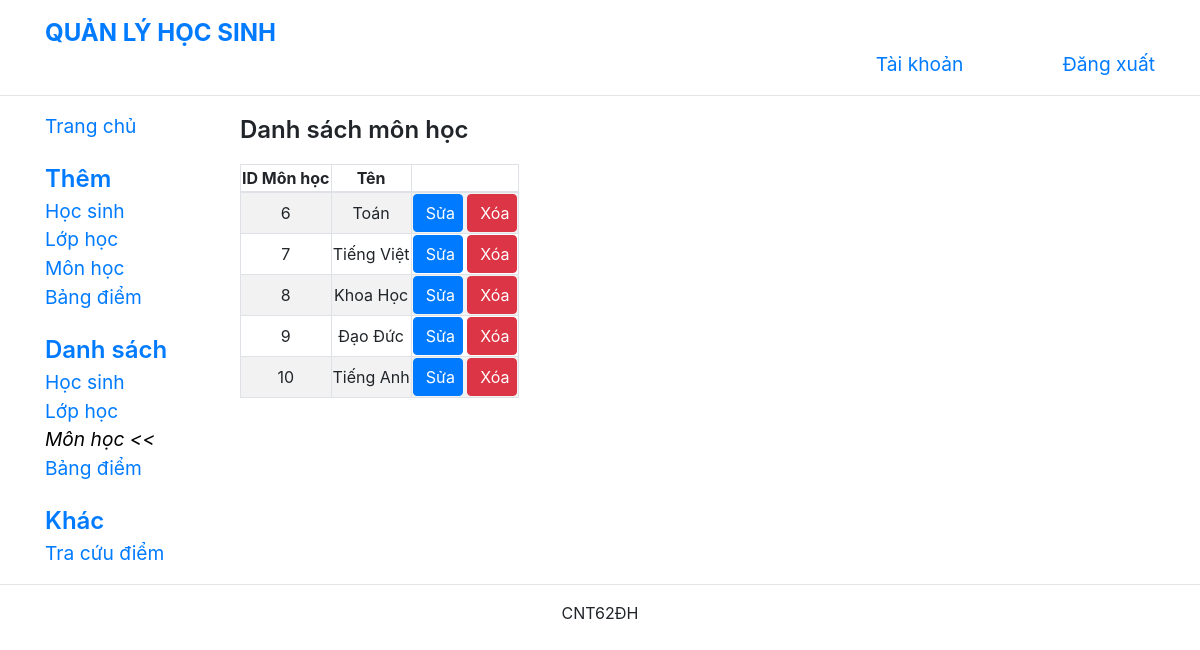
The app's page /listSubjects.php with its own data.
### tables this page shows
CREATE TABLE `monhoc` (
  `id_monhoc` int(11) NOT NULL,
  `tenmonhoc` varchar(50) NOT NULL
);

### listSubjects.php (the view, shortened to what this page needs)
<?php
include "connect.php";
$sql = "SELECT * FROM monhoc";
$stmt = $conn->prepare($sql);
$query=$stmt->execute();
?>
<!DOCTYPE html>
<html>
<head>
    <link rel="stylesheet" href="https://maxcdn.bootstrapcdn.com/bootstrap/4.0.0/css/bootstrap.min.css"
>
    <link href="https://cdn.jsdelivr.net/npm/select2@4.1.0-rc.0/dist/css/select2.min.css" rel="stylesheet" />
    <link rel="stylesheet" type="text/css" href="https://cdn.datatables.net/v/dt/dt-1.10.25/datatables.min.css" />
    <link rel="stylesheet" href="common.css">
    <link rel="stylesheet" href="layout.css">
</head>
<body>
    <div class="container">
        <header class="row">
            <div id="brand" class="col-12 col-lg-7">
                <a href="./index.php" class="navbar-brand">
                    <span id="brand_name">QUẢN LÝ HỌC SINH</span>
                </a>
            </div>
            <div id="horizontal_menu" class="col-12 col-lg-5 row">
                <a href="#" class="col-7">Tài khoản</a>
                <a href="logout.php" class="col-5">Đăng xuất</a>
            </div>
        </header>
    </div>
    <hr>
    <div class="container">
        <div class="row">
            <nav class="col-lg-2 navbar-collapse collapse expand-lg" id="nav_bar">
                <a href="./index.php" class="nav_option">Trang chủ</a>
                <div class="nav_group">
                    <p class="nav_group_name">Thêm</p>
                    <a href="./createStudent.php" class="nav_option">Học sinh</a>
                    <a href="./createClass.php" class="nav_option">Lớp học</a>
                    <a href="./createSubject.php" class="nav_option">Môn học</a>
                    <a href="./createTranscript.php" class="nav_option">Bảng điểm</a>
                </div>
                <div class="nav_group">
                    <p class="nav_group_name">Danh sách</p>
                    <a href="./listStudents.php" class="nav_option">Học sinh</a>
                    <a href="./listClasses.php" class="nav_option">Lớp học</a>
                    <a href="./listSubjects.php" class="nav_option current_item">Môn học</a>
                    <a href="./listTranscripts.php" class="nav_option">Bảng điểm</a>
                </div>
                <div class="nav_group">
                    <p class="nav_group_name">Khác</p>
                    <a href="./searchTranscript.php" class="nav_option">Tra cứu điểm</a>
                </div>
            </nav>
            <div class="col-lg-10 content">
                <p class="page_title">Danh sách môn học</p>
                <div class="table-responsive">
                    <table class="data_table table-striped table-bordered">
                        <thead>
                            <th>ID Môn học</th>
                            <th>Tên</th>
                            <th></th>
                        </thead>
                        <tbody>
                            <?php
                            if($query){
                                while ($row = $stmt->fetch(PDO::FETCH_ASSOC)) {
                            ?>
                                <tr>
                                    <td><?php echo $row["id_monhoc"]?></td>
                                    <td><?php echo $row["tenmonhoc"]?></td>
                                    <span>
                                        <td>
                                            <a class="btn btn-primary" style="width:50px" href="editSubject.php?id_monhoc=<?php echo $row["id_monhoc"]?>">Sửa</a>
                                            <a class="btn btn-danger" style="width:50px" href="deleteSubject.php?id_monhoc=<?php echo $row["id_monhoc"]?>">Xóa</a>
                                        </td>
                                    </span>
                                </tr>
                                <?php
                                }
                            }
                            ?>
                        </tbody>
                    </table>
                </div>
            </div>
        </div>
    </div>
    <hr>
    <div class="container">
        <footer>
            <p>CNT62ĐH</p>
        </footer>
    </div>
</body>
</html>

### common.css (style rules this page uses)
.btn { width: 150px; }
.content { padding-left: 20px; }
.page_title { font-weight: 600; font-size: 1.5em; }
td, th { text-align: center; }
@media (min-width: 992px) { .expand-lg { display: block !important; } }

### layout.css (style rules this page uses)
header { margin-top: 10px; }
#brand a, #brand a:hover { color: #007bff; font-size: 1.5em; font-weight: bold; }
#horizontal_menu { text-align: right; padding-top: 40px; padding-right: 0; }
#horizontal_menu a, #horizontal_menu a:hover { text-decoration: none; font-size: 1.2em; vertical-align: bottom; padding-right: 0; }
.nav_group { margin-top: 20px; }
.nav_group_name { font-size: 1.5em; font-weight: 600; color: #007bff; margin: 0; }
.nav_option, .nav_option:hover { display: block; font-size: 1.2em; text-decoration: none; }
.current_item, .current_item:hover { color: black; font-style: italic; }
.current_item::after { content: " <<"; }
footer { text-align: center; }

### records on screen
monhoc: id_monhoc "6", tenmonhoc "Toán"
monhoc: id_monhoc "7", tenmonhoc "Tiếng Việt"
monhoc: id_monhoc "8", tenmonhoc "Khoa Học"
monhoc: id_monhoc "9", tenmonhoc "Đạo Đức"
monhoc: id_monhoc "10", tenmonhoc "Tiếng Anh"
